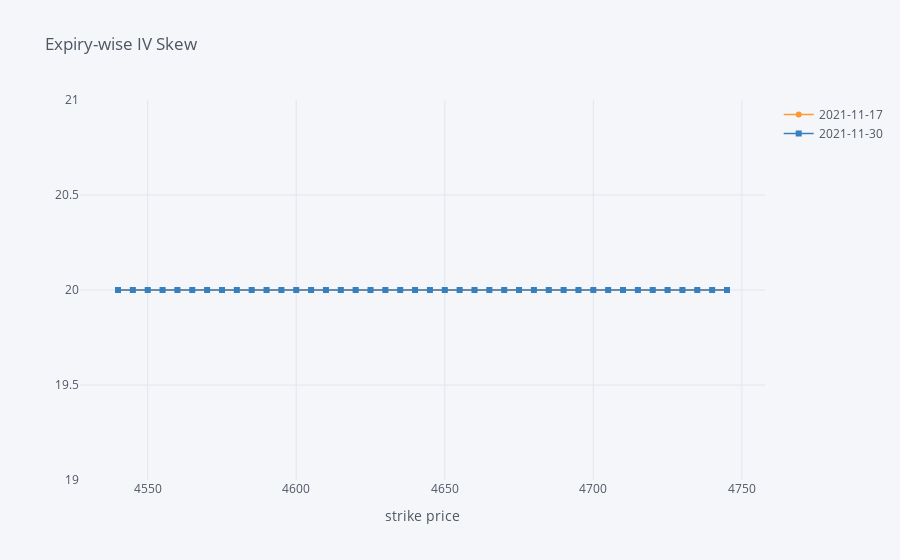

The code cell stored with this chart in its notebook:
### Code cell
call_vols[:4750].iplot(mode='lines+markers', symbol=['circle-dot', 'square'], size=6,
                       title='Expiry-wise IV Skew', xTitle='strike price')

### Figure 1 — Plotly figure (JSON) as saved in the notebook; plotly's stock layout.template omitted (floating-point values rounded to 4 significant figures)
{"data": [{"line": {"color": "rgba(255, 153, 51, 1.0)", "dash": "solid", "shape": "linear", "width": 1.3}, "marker": {"size": 6, "symbol": "circle-dot"}, "mode": "lines+markers", "name": "2021-11-17", "text": "", "type": "scatter", "x": [4540, 4545, 4550, 4555, 4560, 4565, 4570, 4575, 4580, 4585, 4590, 4595, 4600, 4605, 4610, 4615, 4620, 4625, 4630, 4635, 4640, 4645, 4650, 4655, 4660, 4665, 4670, 4675, 4680, 4685, 4690, 4695, 4700, 4705, 4710, 4715, 4720, 4725, 4730, 4735, 4740, 4745], "y": [20, 20, 20, 20, 20, 20, 20, 20, 20, 20, 20, 20, 20, 20, 20, 20, 20, 20, 20, 20, 20, 20, 20, 20, 20, 20, 20, 20, 20, 20, 20, 20, 20, 20, 20, 20, 20, 20, 20, 20, 20, 20]}, {"line": {"color": "rgba(55, 128, 191, 1.0)", "dash": "solid", "shape": "linear", "width": 1.3}, "marker": {"size": 6, "symbol": "square"}, "mode": "lines+markers", "name": "2021-11-30", "text": "", "type": "scatter", "x": [4540, 4545, 4550, 4555, 4560, 4565, 4570, 4575, 4580, 4585, 4590, 4595, 4600, 4605, 4610, 4615, 4620, 4625, 4630, 4635, 4640, 4645, 4650, 4655, 4660, 4665, 4670, 4675, 4680, 4685, 4690, 4695, 4700, 4705, 4710, 4715, 4720, 4725, 4730, 4735, 4740, 4745], "y": [20, 20, 20, 20, 20, 20, 20, 20, 20, 20, 20, 20, 20, 20, 20, 20, 20, 20, 20, 20, 20, 20, 20, 20, 20, 20, 20, 20, 20, 20, 20, 20, 20, 20, 20, 20, 20, 20, 20, 20, 20, 20]}], "layout": {"legend": {"bgcolor": "#F5F6F9", "font": {"color": "#4D5663"}}, "paper_bgcolor": "#F5F6F9", "plot_bgcolor": "#F5F6F9", "title": {"font": {"color": "#4D5663"}, "text": "Expiry-wise IV Skew"}, "xaxis": {"gridcolor": "#E1E5ED", "showgrid": true, "tickfont": {"color": "#4D5663"}, "title": {"font": {"color": "#4D5663"}, "text": "strike price"}, "zerolinecolor": "#E1E5ED"}, "yaxis": {"gridcolor": "#E1E5ED", "showgrid": true, "tickfont": {"color": "#4D5663"}, "title": {"font": {"color": "#4D5663"}, "text": ""}, "zerolinecolor": "#E1E5ED"}}}
